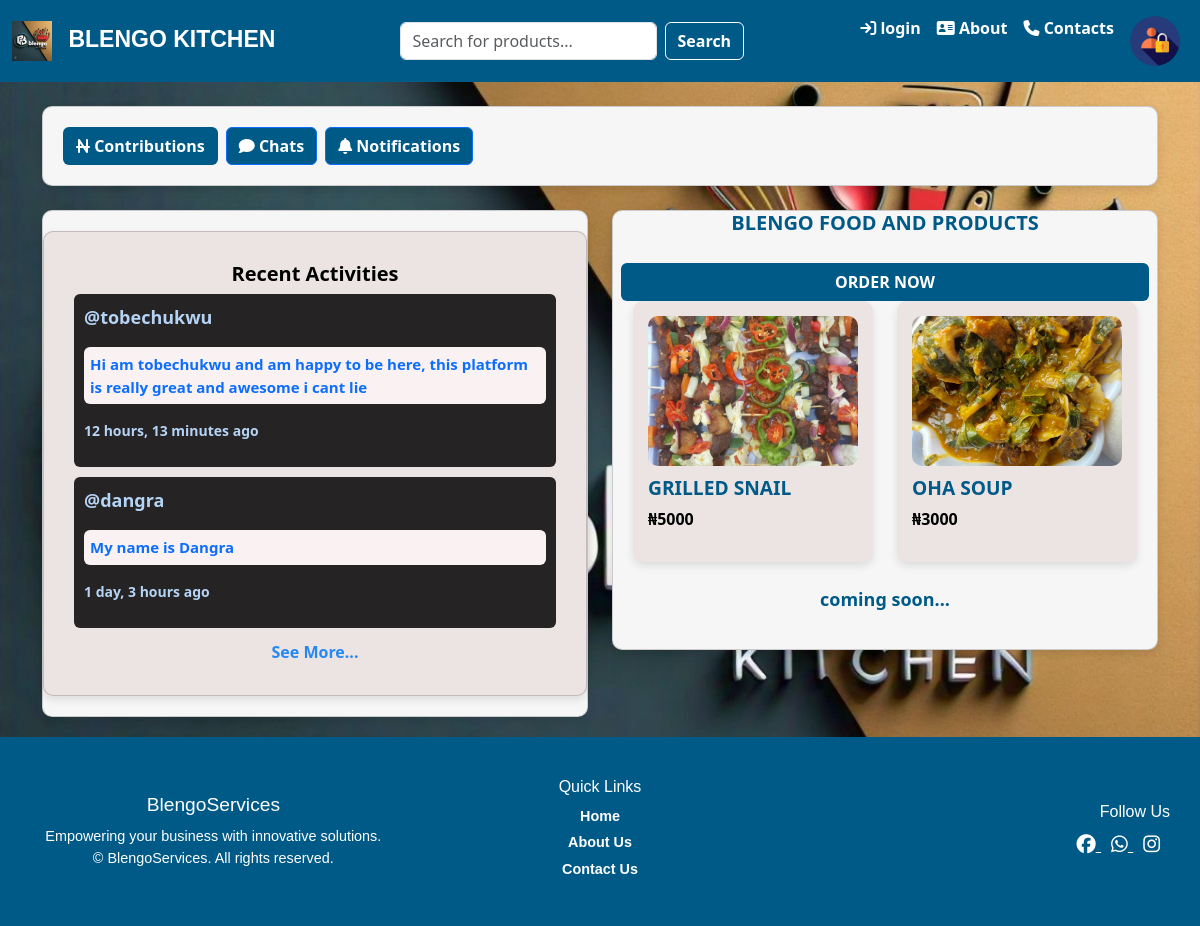
The page / on the database its author committed.
### base/models.py (models this page shows, shortened)
class Theimages(models.Model):
    bodyimage = models.ImageField(upload_to='body_image',null=True,blank=True)
    logoimage = models.ImageField(upload_to='logo_image',null=True,blank=True)
    pimage = models.ImageField(default='media/login_295128.png',null=True,blank=True)

class Chat(models.Model):
    user = models.ForeignKey(User,on_delete=models.SET_NULL,null=True)
    texts = models.CharField(max_length=1000000)
    created_at = models.DateTimeField(auto_now=True)

class Product(models.Model):
    productimage = models.ImageField(upload_to='product_images')
    productname = models.CharField(max_length=1000000)
    productprice = models.CharField(max_length=1000000)
    productdescription = models.CharField(max_length=1000000,null=True)
    created_at = models.DateTimeField(auto_now=True)

### base/views.py (the view, shortened to what this page needs)
# urls.py: path('',views.home,name='home'),
def home(request):
    q = request.GET.get('q') if request.GET.get('q') != None else ''
    products = Product.objects.filter(Q(productname__icontains=q) | Q(productdescription__icontains=q))
    profile = Profile.objects.all()
    chats = Chat.objects.all().order_by('-id')
    user_profile = None
    if request.user.is_authenticated:
        user_profile,created = Profile.objects.get_or_create(user=request.user)
    try:
        images = Theimages.objects.latest('id')
    except Theimages.DoesNotExist:
        images = None
    return render(request, 'home.html', {'profile': profile, 'user_profile': user_profile, 'chats': chats, 'products': products,'images':images})

### base/context_processors.py (called while the page is built)
def user_profile(request):
    if request.user.is_authenticated:
        try:
            profile = Profile.objects.get(user=request.user)
        except Profile.DoesNotExist:
            profile = None
    else:
        profile = None
    return {'user_profile': profile}

### template/home.html (shortened to what this page needs)
{% load static %}
<!doctype html>
<html lang="en">
<head>
  <link href="https://cdn.jsdelivr.net/npm/bootstrap@5.3.3/dist/css/bootstrap.min.css" rel="stylesheet">
  <link rel="stylesheet" href="https://cdnjs.cloudflare.com/ajax/libs/font-awesome/6.6.0/css/all.min.css" />
</head>
<body>
  {% block content %}
  {% include 'nav-bar.html' %}
  <div class="container mt-4">
    <div style="margin-top: 10px;" class="card">
      <div class="card-body d-flex align-items-center justify-content-between">
        <div class="d-flex gap-2">
          <a style="background-color: #005a87;color: white;" href="months" class="btn "><i class="fa-solid fa-naira-sign"></i> Contributions</a>
          <a style="background-color: #005a87;color: white" href="chat" class="btn btn-primary"><i class="fa-sharp fa-solid fa-comment"></i> Chats</a>
          <a style="background-color: #005a87;color: white" href="{% url 'notifications' %}" class="btn btn-primary"><i class="fa-sharp fa-solid fa-bell"></i> Notifications</a>
        </div>
      </div>
    </div>
  </div>
  <div class="container mt-4">
    <div class="row">
      <div class="col-md-6">
        <div class="card">
          <div class="card recent-activities">
            <div class="card-body">
              <h5 style="font-weight: bold; text-align: center;" class="card-title">Recent Activities</h5>
              {% for chat in chats|slice:":2" %}
                <div class="chat-box">
                  <p style="color: #b5d4f5;">@{{ chat.user }}</p>
                  <a style="text-decoration: none;" href="{% url 'chat' %}">
                    <p style="background-color: #faf2f2; border-radius: 6px; padding: 6px; font-size: 15px;">{{ chat.texts }}</p>
                  </a>
                  <p style="color: #b5d4f5; font-size: 14px;">{{ chat.created_at|timesince }} ago</p>
                </div>
              {% empty %}
                <p>No messages yet.</p>
              {% endfor %}
              <div class="see-more">
                <a href="{% url 'chat' %}">See More...</a>
              </div>
            </div>
          </div>
        </div>
      </div>
      <div class="col-md-6">
        <div class="card">
          <h1 style="text-align: center;font-size: 20px;font-weight: bold; color: #005a87;">BLENGO FOOD AND PRODUCTS</h1>
          <div class="card-body">
            <div class="row">
              <a href="{% url 'order' %}" style="background-color: #005a87;color: white;" class="btn"> ORDER NOW</a>
              {% for product in products %}
              <div class="col-md-6 mb-4">
                <a style="text-decoration: none;" href="{% url 'perproduct' product.id %}">
                  <div class="product-card">
                    <div class="product">
                      {% if product.productimage %}
                      <img src="{{product.productimage.url}}" alt="{{product.productname}}"/>
                      {% endif %}
                      <h2 style="color: #005a87">{{product.productname}}</h2>
                      <p>₦{{product.productprice}}</p>
                    </div>
                  </div>
                </a>
              </div>
              {% endfor %}
            </div>
            <p style="color: #005a87;text-align: center;">coming soon...</p>
          </div>
        </div>
      </div>
    </div>
  </div>
 {% include 'footer.html' %}
  {% endblock %}
</body>
</html>

### template/nav-bar.html (shortened to what this page needs)
{% load static %}
<nav class="navbar navbar-expand-lg navbar-custom">
    <div class="container-fluid">
        <a class="navbar-brand" href="{% url 'home' %}">
            <img src="{{images.logoimage.url}}" alt="Blengo Logo" style="height: 40px; margin-right: 10px;">
            BLENGO KITCHEN
        </a>
        <div class="collapse navbar-collapse" id="navbarNav">
            <form class="d-flex mx-auto" method="GET" action="{% url 'home' %}">
                <input class="form-control me-2" type="search" placeholder="Search for products..." aria-label="Search" name="q">
                <button class="btn btn-outline-success" type="submit">Search</button>
            </form>
            <ul class="navbar-nav ms-auto mb-2 mb-lg-0">
                {% if user.is_authenticated %}
                    <li class="nav-item">
                        <a class="nav-link" href="{% url 'logout' %}"><i class="fa fa-sign-out" aria-hidden="true"></i> Logout</a>
                    </li>
                    <li class="nav-item">
                        <a class="nav-link" href="{% url 'about' %}"><i class="fa-solid fa-address-card"></i> About</a>
                    </li>
                    <li class="nav-item">
                        <a style="color: white;" class="nav-link" href="{% url 'contact' %}"><i class="fa-solid fa-phone"></i> Contacts</a>
                    </li>
                    <li class="nav-item dropdown">
                        <a class="nav-link" href="#" id="profileDropdown" role="button" data-bs-toggle="dropdown" aria-expanded="false">
                            <img src="{{user_profile.profileimage.url}}" class="rounded-circle" width="50" height="50" alt="{{ user.username }}'s profile picture">
                        </a>
                        <ul class="dropdown-menu dropdown-menu-end" aria-labelledby="profileDropdown">
                            <li><a class="dropdown-item" href="{% url 'profile' %}"><i class="fa fa-user" aria-hidden="true"></i> Profile</a></li>
                            <li><a class="dropdown-item" href="#"><i class="fa fa-sliders" aria-hidden="true"></i> Settings</a></li>
                            <li><a class="dropdown-item" href="{% url 'logout' %}"><i class="fa fa-sign-out" aria-hidden="true"></i> Logout</a></li>
                        </ul>
                    </li>
                {% else %}
                    <li class="nav-item">
                        <a class="nav-link" href="{% url 'loging' %}"><i class="fa fa-sign-in" aria-hidden="true"></i> login</a>
                    </li>
                    <li class="nav-item">
                        <a class="nav-link" href="{% url 'about' %}"><i class="fa-solid fa-address-card"></i> About</a>
                    </li>
                    <li class="nav-item">
                        <a class="nav-link" href="{% url 'contact' %}"><i class="fa-solid fa-phone"></i> Contacts</a>
                    </li>
                    <li class="nav-item dropdown">
                        <a class="nav-link" href="#" id="profileDropdown" role="button" data-bs-toggle="dropdown" aria-expanded="false">
                            {% if images %}
                                <img src="{{images.pimage.url}}" class="rounded-circle" width="50" height="50" alt="Guest profile picture">
                            {% endif %}
                        </a>
                    </li>
                {% endif %}
            </ul>
        </div>
    </div>
</nav>

### template/nav-bar.html (style rules this page uses)
.navbar-custom { background-color: #005a87; }
.navbar-custom .navbar-brand, .navbar-custom .nav-link { color: #FFFFFF; }
.nav-item { font-size: 16px; }
.navbar-custom .btn-outline-success { color: #FFFFFF; border-color: #FFFFFF; }
.navbar-brand { font-weight: bolder; font-family: fantasy, Verdana, Geneva, Tahoma, sans-serif; font-size: 23px; }

### rows shown on the page
Theimages: logoimage (picture), pimage (picture)
Chat: user "tobechukwu", texts "Hi am tobechukwu and am happy to be here, this platform is really great and awesome i cant lie", created_at "12 hours, 13 minutes"
Chat: user "dangra", texts "My name is Dangra", created_at "1 day, 3 hours"
Product: productimage (picture), productname "GRILLED SNAIL", productprice "5000"
Product: productimage (picture), productname "OHA SOUP", productprice "3000"
